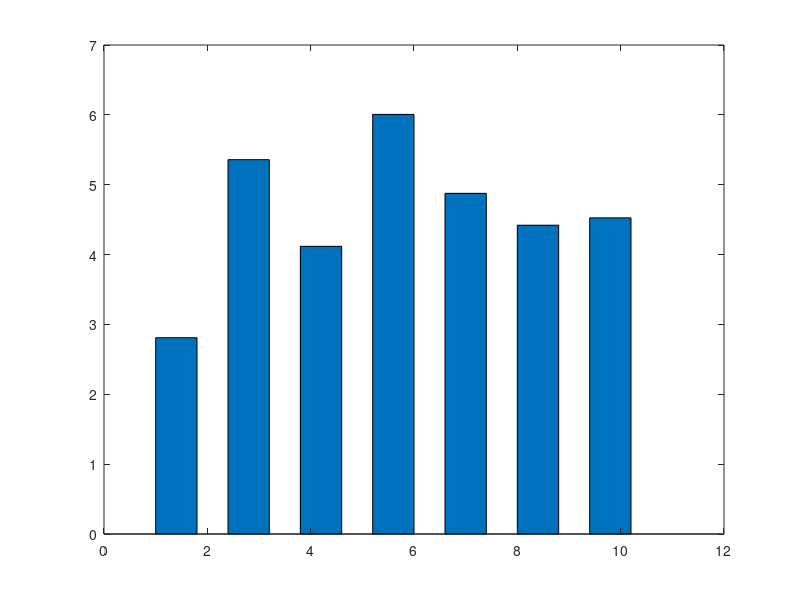

This chart was generated by the following MATLAB code: (Note: this script raises an error after producing the figure.)
% Component Sizing Math

clc; clear; close all;

% LiOH
m_LiOH = 23.95; %g/mol
m_CO2 = 44.01; %g/mol

lioh_per_co2 = (2*m_LiOH)/m_CO2;
co2_per_lioh = 1/lioh_per_co2;


% Reference - Apollo 15-17 8hr LiOH Canister
m_tot_ref = 2.81; % kg - PLSS Cartridge from launch stowage
m_sorb_ref = 1.42; %kg - LiOH sorbent from Apollo journal
bed_utilization_8hrcanister = 0.50; % 50% reaction completion for 8hr EVA - from NASA tech report (19720017483)
bed_utilization_4hrcanister = 0.35;
% utilization: how lioh can become lithium carbonate
% removal efficiency: how much co2 can be captured
m_charcoal_ref = 0.0567; % kg (2 ounces) - CHECKED, YES THIS IS CORRECT FOR 8HRS

m_co2load_ref = m_sorb_ref * co2_per_lioh * bed_utilization_8hrcanister;

m_house_ref = m_tot_ref - m_sorb_ref;

%%%%%%%%%%%%%%%%%%%%%%%%%%%%%%%%%%%%%%%%%%%%%%%%%%%%%%%%%%%%%%%%%%%%%%%%%%%
% Mars model
m_co2load_mars = 0.91; %kg over 8hrs - from NEW EVA
scaling_ratio = m_co2load_mars/m_co2load_ref;

m_sorb_mars = m_sorb_ref * scaling_ratio;
% charcoal
m_ammonasorbII_8hrs = 0.085; % kg (3 ounces)
m_extrahouse_8hrs = m_ammonasorbII_8hrs - m_charcoal_ref; % = 0.0283 --> add to any house calculations

m_house_mars = (m_house_ref * (m_sorb_mars/m_sorb_ref)^(2/3)) + m_extrahouse_8hrs; % scale up only volume, not thikness

m_tot_mars = m_sorb_mars + m_house_mars + m_extrahouse_8hrs;


fprintf('m_tot_apollo = %g\n', m_tot_ref)
fprintf('m_tot_mars dry = %g\n', m_tot_mars)




%%%%%%%%%%%%%%%%%%%%%%%%%%%%%%%%%%%%%%%%%%%%%%%%%%%%%%%%%%%%%%%%%%%%%%%%%%%
% Segments! Splitting the 8hr upper bound directly in half to account for "short EVAs"
% Assume: short EVA = half of 8hr upper bound --> m_4hr_co2load = m_mars_co2_load/2
% 4 hour EVA:
m_co2load_4hrs = m_co2load_mars/2;

m_tot_ref_4hrs = 2.107; % kg - Apollo 11-14 (with charcoal filter)
m_sorb_ref_4hrs = 1.36; % kg - Apollo 11-14
m_co2load_ref_4hrs = m_sorb_ref_4hrs * co2_per_lioh * bed_utilization_4hrcanister;
m_house_ref_4hrs = m_tot_ref_4hrs - m_sorb_ref_4hrs;

scaling_ratio_4hrs = m_co2load_4hrs/m_co2load_ref_4hrs;

m4hr_sorb = m_sorb_ref_4hrs * scaling_ratio_4hrs;
m4hr_house = (m_house_ref_4hrs * (m4hr_sorb/m_sorb_ref_4hrs)^(2/3)) + m_extrahouse_8hrs; % scale up only volume, not thikness

m4hr_total = (m4hr_sorb + m4hr_house); % one 4 hr can

fprintf('m_tot_mars_4hr dry = %g kg\n', m4hr_total)

% % 8 to 4 differences - in order to size charcoal
% tot_ref_diff = m_tot_ref-m_tot_ref_4hrs;
% sorb_ref_diff = m_sorb_ref - m_sorb_ref_4hrs;
% house_ref_diff = m_house_ref - m_house_ref_4hrs;


% 30 min emergency: aerobic
CO2_95th_aero = 6.3122; % g/min - from NEWupperbound_EVA_co2.m
bed_utilization_30MINcanister = 0.3; % estimation
m30min_co2load = (((CO2_95th_aero)/1000)*30)/bed_utilization_30MINcanister; % co2 produced by 95th for 30 mins of aerobic
m30min_sorb = lioh_per_co2 * m30min_co2load;

m30min_house = (m_house_mars * (m30min_sorb/m_sorb_mars)^(2/3)) + m_extrahouse_8hrs;
m30min_total = m30min_sorb + m30min_house;
fprintf('m_tot_mars_30min aerobic dry = %g kg\n', m30min_total)


% 4:30 EVA: aero 30
bed_utilization_430canister = 0.4; % estimation

m30min_co2_actual = (CO2_95th_aero/1000)*30;                 % kg actually absorbed
m_430_co2_actual  = m_co2load_4hrs + m30min_co2_actual;

m_430_sorb = (m_430_co2_actual)*lioh_per_co2/bed_utilization_430canister;
m_430_house = (m_house_ref_4hrs * (m_430_sorb/m_sorb_ref_4hrs)^(2/3)) + m_extrahouse_8hrs;
m430_total = m_430_house + m_430_sorb;


% 30 min emergency: nominal
CO2_95th_nom = 0.8344; %g/min
bed_utilization_30MINcanister = 0.30; % estimation
m30min_nom_co2load = (((CO2_95th_nom)/1000)*30)/bed_utilization_30MINcanister; % co2 produced by 95th for 30 mins of nominal
m30min_nom_sorb = lioh_per_co2 * m30min_nom_co2load;

m30min_nom_house = (m_house_mars * (m30min_nom_sorb/m_sorb_mars)^(2/3)) + m_extrahouse_8hrs;
m30min_nom_total = m30min_nom_sorb + m30min_nom_house;
fprintf('m_tot_mars_30min nominal dry = %g kg\n', m30min_nom_total)

% 4:30 EVA: nom 30
bed_utilization_430canister = 0.35; % estimation

m30min_co2_nom_actual = (CO2_95th_nom/1000)*30;                 % kg actually absorbed
m_430_co2_nom_actual  = m_co2load_4hrs + m30min_co2_nom_actual;

m_430_nom_sorb = (m_430_co2_nom_actual)*lioh_per_co2/bed_utilization_430canister;
%m_430_nom_sorb = m4hr_sorb + m30min_nom_sorb;
m_430_nom_house = (m_house_ref_4hrs * (m_430_nom_sorb/m_sorb_ref_4hrs)^(2/3)) + m_extrahouse_8hrs;
m430_nom_total = m_430_nom_house + m_430_nom_sorb;



% Modular LiOH Setups
% mod 1: three separate - 4, 4, 30 aero
total_modular_mass1 = m4hr_total + m4hr_total + m30min_total;
fprintf('total modular 1 mass dry = %g kg\n', total_modular_mass1)

bed_utilization_MODcanister = 0.85; % estimation
m_sorb_mod = 2*(m4hr_sorb) + m30min_sorb;
m_co2load_mod = m_sorb_mod * co2_per_lioh * bed_utilization_MODcanister;

% mod 2: 4+430 (30 aero)
total_modular_mass2 = m4hr_total + m430_total;
fprintf('total modular 2 mass dry = %g kg\n', total_modular_mass2)

% two fours: 4+4
two_4hr_sized = 2*m4hr_total;
% this might cover the 8hr upper AND the 30 min aerobic
fprintf('two 4hr-sized = %g kg\n', two_4hr_sized)

% mod3 -  4+430 with 30 being nominal
total_modular_mass3 = m4hr_total + m430_nom_total;
fprintf('total modular 3 mass dry = %g kg\n', total_modular_mass3)




% Dry vs. Wet Mass
% Dry is what I've calculated
% Wet is that mass plus however much co2 is actually captured (depends on efficiency which is derived from dry mass)


%% plot - cause I can
%y = [m_tot_ref m_tot_mars+m30min_total m_tot_ref_4hrs m4hr_total m30min_total total_modular_mass1 total_modular_mass2 two_4hr_sized total_modular_mass3];
y = [m_tot_ref m_tot_mars+m30min_total m_tot_mars+m30min_nom_total total_modular_mass1 total_modular_mass2 two_4hr_sized total_modular_mass3];

spacing = 1.4;                 % >1 spreads bars apart; 1 = original
x = (1:numel(y)) * spacing;

b = bar(x, y, 0.8/spacing);   % see note below on width

b.FaceColor = 'flat';
b.CData = [0.2 0.2 0.2;
           0.85 0.4 0.08;
           0.85 0.4 0.08;
           0.9 0.3 0.6;
           0.8 0.3 0.8;
           0.8 0.3 0.9;
           0.7 0.3 0.9];

xlabels = {
    {'Apollo','8hr canister'}
    {'Mars 8hr','+30min aero','(one can)'}
    {'Mars 8hr','+30min nom','(one can)'}
    {'Mars Mod1','4 + 4 + 30','(30 aero)'}
    {'Mars Mod2','4 + 4:30','(30 aero)'}
    {'Two','4hr-sized'}
    {'Mars Mod3','4 + 4:30','(30 nom)'}
    };

ax = gca;
ax.XTick = x;
ax.XTickLabel = {};
ax.FontSize = 11;
xlim([x(1)-spacing*0.7, x(end)+spacing*0.7])
ylim([0 max(y)*1.12])
ax.Position(2) = 0.22;
ax.Position(4) = 0.70;

yl = ylim;
for k = 1:numel(y)
    text(x(k), yl(1) - 0.02*diff(yl), xlabels{k}, ...
        'HorizontalAlignment','center', 'VerticalAlignment','top', ...
        'FontSize',11, 'Interpreter','none', 'Clipping','off');
end

text(x, y, compose('%.2f', y), ...
    'HorizontalAlignment','center', 'VerticalAlignment','bottom', 'FontSize',10);

ylabel('Dry mass (kg)')
title('LiOH Canister Dry Mass Comparison')
grid on


%%%%%%%%%%%%%%%%%%%%%%%%%%%%%%%%%%%%%%%%%%%%%%%%%%%%%%%%%%%%%%%%%%%%%%%%%%%
%% Volume
rho_bulk = 0.0004; % kg/cm^3
V_bed_ref = m_sorb_ref/rho_bulk;
V_bed_ref_4hrs = m_sorb_ref_4hrs/rho_bulk;

V_bed_mars = m_sorb_mars/rho_bulk;
V_bed_4hrs = m4hr_sorb/rho_bulk;
V_bed_430 = m_430_sorb/rho_bulk; % aerobic 30
V_bed_nom_430 = m_430_nom_sorb/rho_bulk; % nominal 30

% size of Apollo 8hr and 4hr cans are same - sorbent mass different
volume_scale_factor = V_bed_mars/V_bed_ref;
volume_scale_factor_4hrs = V_bed_4hrs/V_bed_ref_4hrs;
volume_scale_factor_430 = V_bed_430/V_bed_ref;   % relative to the Apollo 15-17 bigger bed to be safe
volume_scale_factor_nom_430 = V_bed_nom_430/V_bed_ref;


% volumes and dimensions of each canister

L_ref = 30.5; % cm long - Apollo journals
D_ref = 14; % cm in diameter - Apollo journals
V_ref = pi*L_ref*(D_ref/2)^2; % cm^3



V_mars = V_ref*volume_scale_factor;
L_mars = L_ref*(volume_scale_factor)^(1/3);
D_mars = D_ref*(volume_scale_factor)^(1/3);

V_4hr = (V_bed_4hrs)*volume_scale_factor_4hrs; % estimate
L_4hr = L_ref*(volume_scale_factor_4hrs)^(1/3); % cm
D_4hr = D_ref*(volume_scale_factor_4hrs)^(1/3);


V_430 = V_ref*volume_scale_factor_430;           % cm^3
L_430 = L_ref*(volume_scale_factor_430)^(1/3);
D_430 = D_ref*(volume_scale_factor_430)^(1/3);

V_nom_430 = V_ref*volume_scale_factor_nom_430;           % cm^3
L_nom_430 = L_ref*(volume_scale_factor_nom_430)^(1/3);
D_nom_430 = D_ref*(volume_scale_factor_nom_430)^(1/3);

V_mod2 = V_4hr + V_430;
V_mod3 = V_4hr + V_nom_430;


fprintf('V_apollo = %gL\n', V_ref/1000)
fprintf('V_mars = %gL\n', V_mars/1000)
fprintf('V_4hr = %gL\n', V_4hr/1000)
fprintf('V_430 = %gL\n', V_430/1000)
fprintf('V_nom_430 = %gL\n', V_nom_430/1000)
fprintf('V_mod3 = %gL\n', V_mod3/1000)

% Volume plot
volumeValues = [V_ref, V_mars,V_4hr, V_430, V_nom_430, V_mod2, V_mod3] / 1000;
figure;
bar(volumeValues);
xticklabels({'Apollo 4hr/8hr','Mars 8 hr','Mars 4 hr','Mars 430 aero','Nominal 430','Modular 2 (aero 30)','Modular 3 (nom 30)'});
ylabel('Volume (L)');
title('LiOH Canister Volume Comparison');
grid on

m_sorb_tot_needed_upperbound8hrs_plus30aerobic = (m_co2load_mars + m30min_co2_actual) * lioh_per_co2;
co2load_8hr_plus_30aero = m_co2load_mars + m30min_co2_actual;
fprintf('co2 load 8hr upper +30 aerobic = %gkg\n', co2load_8hr_plus_30aero)

m_sorb_tot_needed_upperbound8hrs_plus30nominal = (m_co2load_mars + m30min_co2_nom_actual) * lioh_per_co2;
co2load_8hr_plus_30nom = m_co2load_mars + m30min_co2_nom_actual;
fprintf('co2 load 8hr upper +30 nominal = %gkg\n', co2load_8hr_plus_30nom)


% metox quick math
ag2o_per_co2 = 5.3;
m_metoxsorb_tot = co2load_8hr_plus_30aero * ag2o_per_co2;
m_metoxsorb_tot_nom = co2load_8hr_plus_30nom * ag2o_per_co2;

%%%%%%%%%%%%%%%%%%%%%%%%%%%%%%%%%%%%%%%%%%%%%%%%%%%%%%%%%%%%%%%%%%%%%%%%%%%%%%%%
% show this modular approach saves lioh sorbent - more efficient than one big can

% one big can's waste vs. 4&430 cans' waste
% waste is lioh left after 8:30
% after we 70% efficiency of lioh1 we switch to lioh2
% after 8:30 eva is done we discard whatever is left of 430 can


% %% Single 8:30 EVA: one big can vs LiOH1 (4 hr can) -> LiOH2
% L        = co2load_8hr_plus_30aero;          % kg CO2 for 8 hr + 30 min aerobic
% u_single = bed_utilization_8hrcanister;      % 0.50, big can discarded at this utilization
% u2       = bed_utilization_430canister;      % LiOH2 utilization when discarded (0.40)
% m1       = m4hr_sorb;                        % LiOH1 mass as sized
% 
% m_react  = L*lioh_per_co2;                   % kg LiOH that must react (same for every option)
% 
% % One big can
% m_big     = m_react/u_single;
% waste_big = m_big - m_react;
% 
% % LiOH1 then LiOH2, swapping when LiOH1 reaches u_switch
% u_switch = 0.35:0.05:0.80;                   % ASSUMPTION: sweep this
% C1 = min(m1*co2_per_lioh*u_switch, L);       % kg CO2 absorbed by LiOH1 before the swap
% L2 = L - C1;                                 % kg CO2 left for LiOH2
% m2 = L2*lioh_per_co2/u2;                     % LiOH2 sized for that remainder
% 
% m_mod     = m1 + m2;                         % expendable LiOH carried
% waste_mod = m_mod - m_react;                 % unreacted LiOH thrown away
% saving_mass  = 100*(1 - m_mod/m_big);        % % less expendable LiOH than one big can
% saving_waste = 100*(1 - waste_mod/waste_big);
% 
% % Swap utilization where modular = one big can
% u_be = (L - (m_big - m1)*u2*co2_per_lioh)/(m1*co2_per_lioh);
% fprintf('break-even swap utilization = %g\n', u_be)
% 
% figure; plot(u_switch, saving_mass, 'o-'); hold on; yline(0,'k--'); grid on
% xlabel('LiOH1 utilization at swap'); ylabel('Expendable LiOH saved vs one big can (%)')
% 
% u_switch = 0.35:0.01:0.85;
% C1 = min(m4hr_sorb*co2_per_lioh*u_switch, L);
% m2 = (L - C1)*lioh_per_co2/bed_utilization_430canister;
% m_mod = m4hr_sorb + m2;
% m_big = L*lioh_per_co2/bed_utilization_8hrcanister;
% 
% figure; hold on; grid on
% plot(u_switch, m_mod, 'LineWidth', 2)
% yline(m_big, 'r--', 'One 8:30 can', 'LineWidth', 2)
% win = m_mod < m_big;
% area(u_switch(win), m_big*ones(1,nnz(win)), 'FaceColor',[0.8 1 0.8], 'EdgeColor','none', 'FaceAlpha',0.5)
% plot(u_switch, m_mod, 'b', 'LineWidth', 2)   % redraw line on top of shading
% xline(0.68, ':', 'Source: 68% at 12 hr')
% xlabel('LiOH1 utilization when swapped to LiOH2')
% ylabel('Expendable LiOH (kg)')
% legend('Modular', 'One 8:30 can', 'Modular wins', 'Location','northeast')
% title('LiOH carried and discarded, one 8:30 EVA')


%% Single 8:30 EVA: one big can vs LiOH1 (4 hr can) -> LiOH2 - new nominal emergency 30 mins
L        = co2load_8hr_plus_30nom;          % kg CO2 for 8 hr + 30 min aerobic
u_single = bed_utilization_8hrcanister;      % 0.50, big can discarded at this utilization
u2       = bed_utilization_430canister;      % LiOH2 utilization when discarded (0.40)
m1       = m4hr_sorb;                        % LiOH1 mass as sized

m_react  = L*lioh_per_co2;                   % kg LiOH that must react (same for every option)

% One big can
m_big     = m_react/u_single;
waste_big = m_big - m_react;

% LiOH1 then LiOH2, swapping when LiOH1 reaches u_switch
u_switch = 0.35:0.05:0.80;                   % ASSUMPTION: sweep this
C1 = min(m1*co2_per_lioh*u_switch, L);       % kg CO2 absorbed by LiOH1 before the swap
L2 = L - C1;                                 % kg CO2 left for LiOH2
m2 = L2*lioh_per_co2/u2;                     % LiOH2 sized for that remainder

m_mod     = m1 + m2;                         % expendable LiOH carried
waste_mod = m_mod - m_react;                 % unreacted LiOH thrown away
saving_mass  = 100*(1 - m_mod/m_big);        % % less expendable LiOH than one big can
saving_waste = 100*(1 - waste_mod/waste_big);

% Swap utilization where modular = one big can
u_be = (L - (m_big - m1)*u2*co2_per_lioh)/(m1*co2_per_lioh);
fprintf('break-even swap utilization = %g\n', u_be)

figure; plot(u_switch, saving_mass, 'o-'); hold on; yline(0,'k--'); grid on
xlabel('LiOH1 utilization at swap'); ylabel('Expendable LiOH saved vs one big can (%)')

u_switch = 0.35:0.01:0.85;
C1 = min(m4hr_sorb*co2_per_lioh*u_switch, L);
m2 = (L - C1)*lioh_per_co2/bed_utilization_430canister;
m_mod = m4hr_sorb + m2;
m_big = L*lioh_per_co2/bed_utilization_8hrcanister;

figure; hold on; grid on
plot(u_switch, m_mod, 'LineWidth', 2)
yline(m_big, 'r--', 'One 8:30 can', 'LineWidth', 2)
win = m_mod < m_big;
area(u_switch(win), m_big*ones(1,nnz(win)), 'FaceColor',[0.8 1 0.8], 'EdgeColor','none', 'FaceAlpha',0.5)
plot(u_switch, m_mod, 'b', 'LineWidth', 2)   % redraw line on top of shading
xline(0.68, ':', 'Source: 68% at 12 hr')
xlabel('LiOH1 utilization when swapped to LiOH2')
ylabel('Expendable LiOH (kg)')
legend('Modular', 'One 8:30 can', 'Modular wins', 'Location','northeast')
title('LiOH carried and discarded, one 8:30 EVA')
